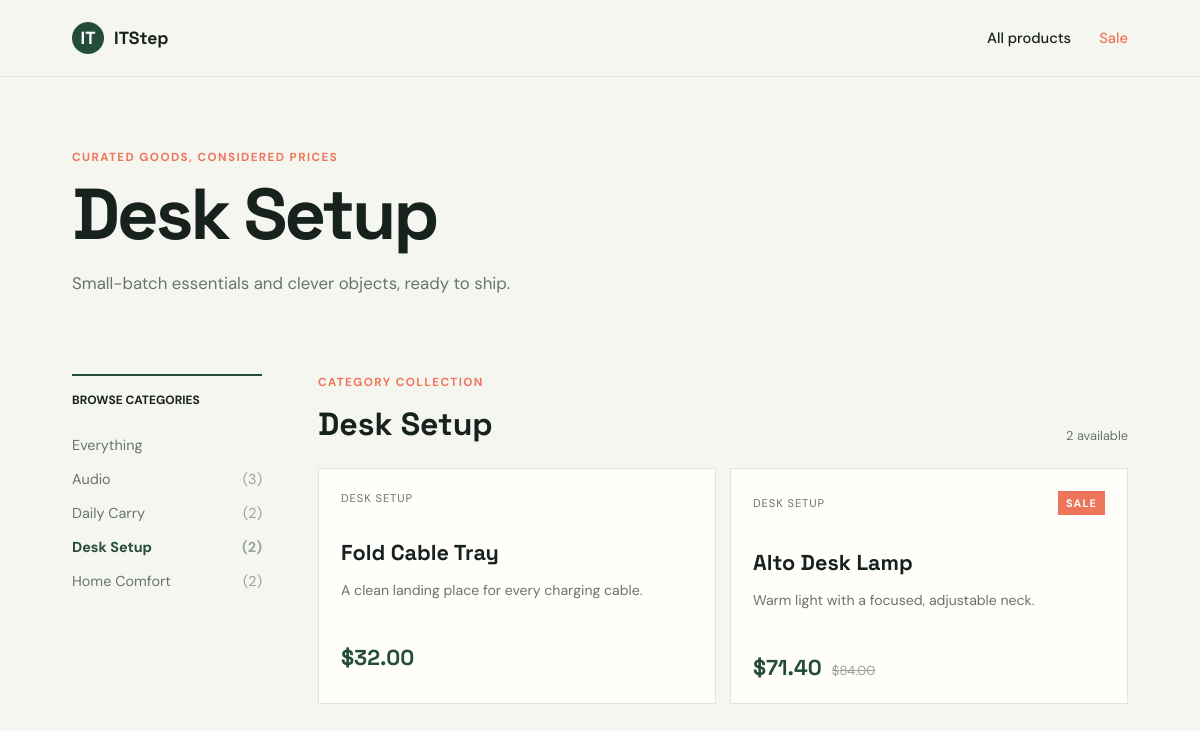
The app's page /category/desk-setup/ with its own data.
### store/models.py (models this page shows, shortened)
class Category(models.Model):
    name = models.CharField(max_length=80, unique=True)
    slug = models.SlugField(max_length=80, unique=True)
    class Meta:
        ordering = ["name"]
    def get_absolute_url(self):
        return reverse("category_products", args=[self.slug])

class Product(models.Model):
    category = models.ForeignKey(Category, on_delete=models.CASCADE, related_name="products")
    name = models.CharField(max_length=120)
    description = models.TextField()
    price = models.DecimalField(max_digits=10, decimal_places=2)
    available = models.BooleanField(default=True)
    has_discount = models.BooleanField(default=False)
    discount_percent = models.PositiveSmallIntegerField(default=0)
    class Meta:
        ordering = ["price", "name"]
    @property
    def current_price(self):
        if self.has_discount and self.discount_percent:
            return self.price * (100 - self.discount_percent) / 100
        return self.price

### store/views.py (the view)
# urls.py: path("category/<slug:slug>/", views.category_products, name="category_products"),
def category_products(request, slug):
    category = get_object_or_404(Category, slug=slug)
    products = category.products.filter(available=True).order_by("price", "name")
    return render(request, "store/category.html", {"category": category, "products": products, "categories": category_list()})

### store/views.py (called while the page is built)
def category_list():
    return Category.objects.annotate(product_count=Count("products")).filter(product_count__gt=0)

### templates/store/category.html (shortened to what this page needs)
{% extends "store/base.html" %}
{% block heading %}{{ category.name }}{% endblock %}
{% block content %}
<div class="section-heading"><div><p class="eyebrow">Category collection</p><h2>{{ category.name }}</h2></div><span class="sort-note">{{ products|length }} available</span></div>
<div class="product-grid">
{% for product in products %}
    <article class="product-card"><div class="product-top"><span class="product-category">{{ product.category.name }}</span>{% if product.has_discount %}<span class="sale-badge">SALE</span>{% endif %}</div><h3>{{ product.name }}</h3><p class="description">{{ product.description }}</p><div class="price-row"><span class="price">${{ product.current_price|floatformat:2 }}</span>{% if product.has_discount %}<del>${{ product.price|floatformat:2 }}</del>{% endif %}</div></article>
{% empty %}<p class="empty-state">No products are available in this category.</p>{% endfor %}
</div>
{% endblock %}

### templates/store/base.html (shortened to what this page needs)
{% load static %}
<!doctype html>
<html lang="en">
<head>
    <link rel="stylesheet" href="{% static 'store/styles.css' %}">
</head>
<body>
    <header class="topbar">
        <a class="brand" href="{% url 'home' %}"><span class="brand-mark">IT</span>ITStep</a>
        <nav>
            <a href="{% url 'home' %}">All products</a>
            <a class="sale-link" href="{% url 'sale_products' %}">Sale</a>
        </nav>
    </header>
    <main class="page-shell">
        <section class="intro">
            <p class="eyebrow">Curated goods, considered prices</p>
            <h1>{% block heading %}Find your next favorite thing.{% endblock %}</h1>
            <p class="lede">Small-batch essentials and clever objects, ready to ship.</p>
        </section>
        <div class="catalog-layout">
            <aside class="sidebar">
                <p class="sidebar-label">Browse categories</p>
                <a class="category-link {% if request.resolver_match.url_name == 'home' %}active{% endif %}" href="{% url 'home' %}">Everything</a>
                {% for category in categories %}
                    <a class="category-link {% if category.slug == request.resolver_match.kwargs.slug %}active{% endif %}" href="{{ category.get_absolute_url }}">{{ category.name }} <span>({{ category.product_count }})</span></a>
                {% endfor %}
            </aside>
            <section class="product-area">
                {% block content %}{% endblock %}
            </section>
        </div>
    </main>
</body>
</html>

### store/static/store/styles.css (style rules this page uses)
:root { --ink: #17221e; --muted: #68746e; --paper: #f5f6f0; --card: #fffefa; --line: #dfe5dc; --mint: #cde9d9; --coral: #ee755b; --deep: #254b3a; }
* { box-sizing: border-box; }
body { margin: 0; color: var(--ink); background: var(--paper); font-family: 'DM Sans', sans-serif; }
a { color: inherit; text-decoration: none; }
.topbar { align-items: center; border-bottom: 1px solid var(--line); display: flex; justify-content: space-between; padding: 22px 6vw; }
.brand { align-items: center; display: flex; font-family: 'Space Grotesk', sans-serif; font-size: 1.1rem; font-weight: 700; gap: 10px; }
.brand-mark { align-items: center; background: var(--deep); border-radius: 50%; color: white; display: inline-flex; height: 32px; justify-content: center; width: 32px; }
nav { display: flex; gap: 28px; font-size: .92rem; font-weight: 500; }
.sale-link { color: var(--coral); }
.page-shell { margin: 0 auto; max-width: 1240px; padding: 72px 6vw 90px; }
.intro { max-width: 680px; }
.eyebrow { color: var(--coral); font-size: .73rem; font-weight: 700; letter-spacing: .12em; margin: 0 0 14px; text-transform: uppercase; }
h1, h2, h3 { font-family: 'Space Grotesk', sans-serif; margin: 0; }
h1 { font-size: clamp(2.5rem, 6vw, 5.4rem); letter-spacing: -.04em; line-height: .98; }
.lede { color: var(--muted); font-size: 1.05rem; margin: 22px 0 0; }
.catalog-layout { display: grid; gap: 56px; grid-template-columns: 190px 1fr; margin-top: 80px; }
.sidebar { border-top: 2px solid var(--deep); padding-top: 16px; }
.sidebar-label { font-size: .75rem; font-weight: 700; margin: 0 0 20px; text-transform: uppercase; }
.category-link { color: var(--muted); display: flex; font-size: .9rem; justify-content: space-between; padding: 8px 0; }
.category-link span { color: #9aa49d; }
.category-link:hover, .category-link.active { color: var(--deep); font-weight: 700; }
.section-heading { align-items: end; display: flex; justify-content: space-between; margin-bottom: 24px; }
.section-heading h2 { font-size: 2rem; }
.sort-note { color: var(--muted); font-size: .8rem; }
.product-grid { display: grid; gap: 14px; grid-template-columns: repeat(2, minmax(0, 1fr)); }
.product-card { background: var(--card); border: 1px solid var(--line); min-height: 220px; padding: 22px; transition: border-color .2s, transform .2s; }
.product-top { align-items: center; display: flex; justify-content: space-between; }
.product-category { color: var(--muted); font-size: .7rem; letter-spacing: .08em; text-transform: uppercase; }
.sale-badge { background: var(--coral); color: white; font-size: .68rem; font-weight: 700; letter-spacing: .1em; padding: 5px 8px; }
.product-card h3 { font-size: 1.35rem; margin-top: 34px; }
.description { color: var(--muted); font-size: .88rem; line-height: 1.5; min-height: 42px; }
.price-row { align-items: baseline; display: flex; gap: 10px; margin-top: 22px; }
.price { color: var(--deep); font-family: 'Space Grotesk', sans-serif; font-size: 1.35rem; font-weight: 700; }
del { color: #9aa49d; font-size: .82rem; }

### records on screen
Category: name "Desk Setup", product_count "2"
Category: name "Audio", product_count "3"
Category: name "Daily Carry", product_count "2"
Category: name "Home Comfort", product_count "2"
Product: category.name "DESK SETUP", name "Fold Cable Tray", description "A clean landing place for every charging cable.", current_price "32.00"
Product: category.name "DESK SETUP", shows "SALE", name "Alto Desk Lamp", description "Warm light with a focused, adjustable neck.", current_price "71.40", price "84.00"

### other values on screen
{{ products|length }} "2"
